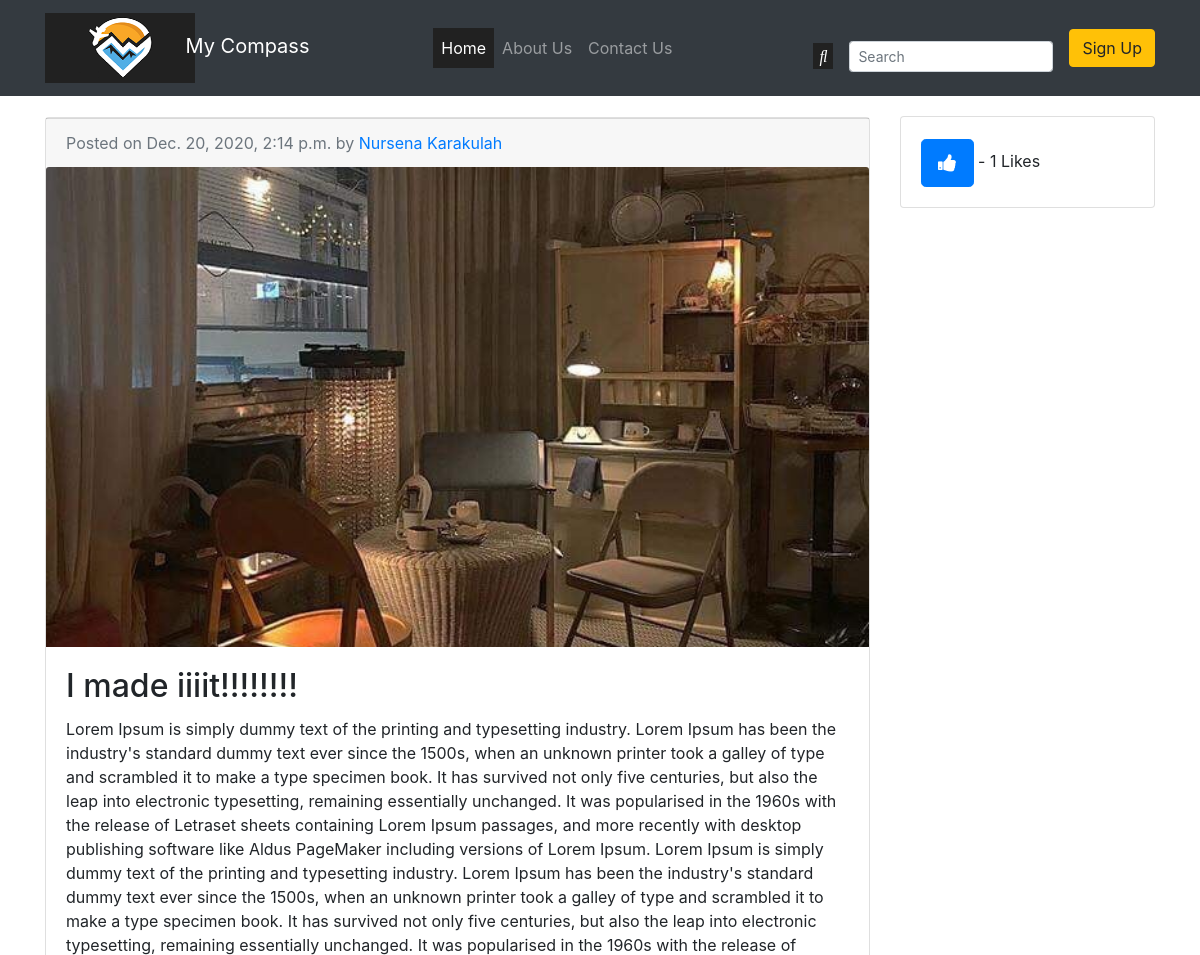
/entry/5/ (upper part), run on an earlier commit of the app's database.
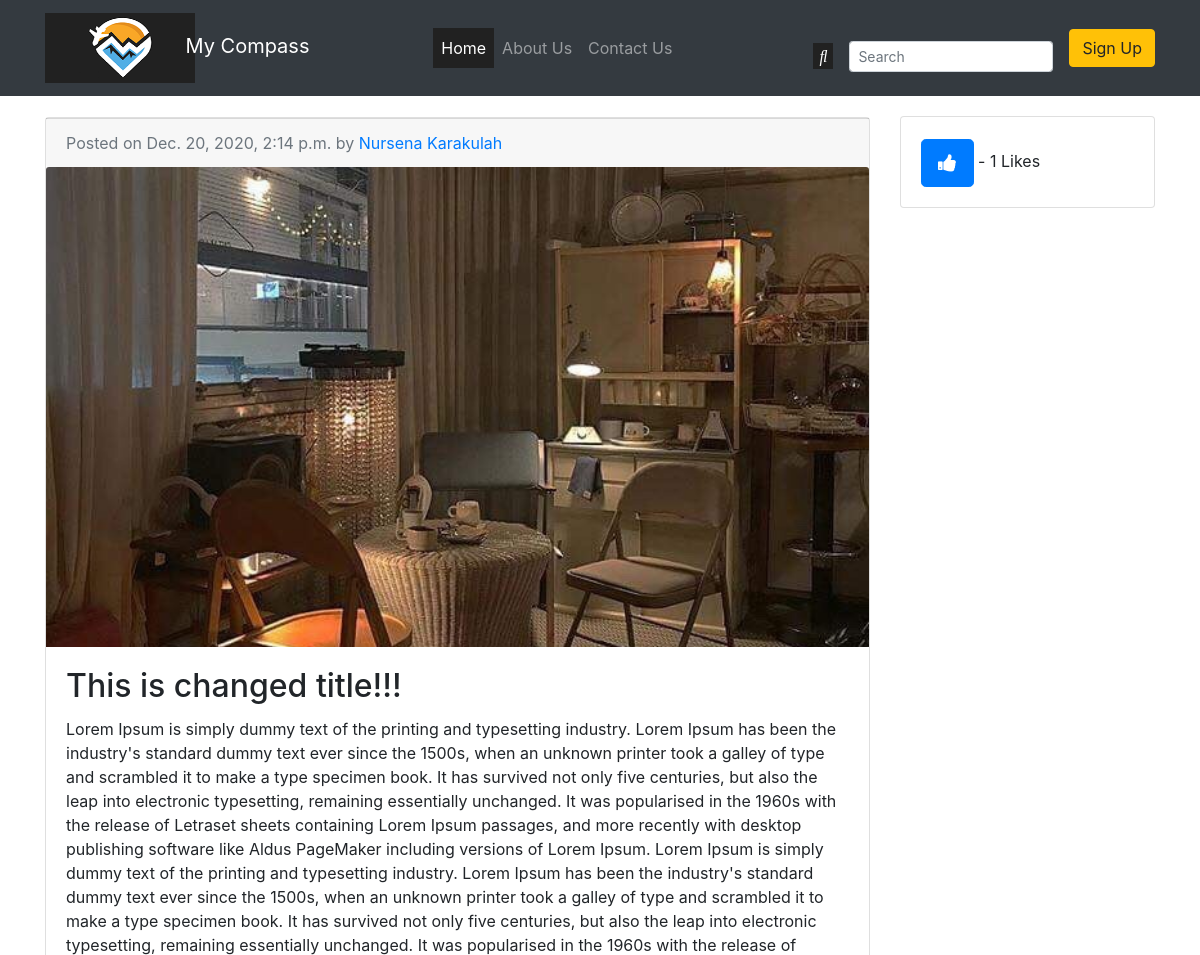
And on a later commit of the database.
### entries/models.py (models this page shows, shortened)
class Entry(models.Model):
    entry_title = models.CharField(max_length=50)
    entry_text = models.TextField()
    entry_date = models.DateTimeField(
        auto_now_add=True)
    entry_author = models.ForeignKey(User,
                                     on_delete=models.CASCADE)
    image = models.ImageField(upload_to='images/',
                              blank=False)  # default image url is deleted because image field made required by the way
    likes = models.ManyToManyField(User, related_name='blog_entries', blank=True, null=True)
    favorites = models.ManyToManyField(User, related_name='entry_favorites', blank=True, null=True)
    class Meta:
        verbose_name_plural = "Entries"
    def total_likes(self):
        return self.likes.count()

### entries/views.py (the view)
# urls.py: path('entry/<int:pk>/', EntryView, name='entry-detail'),
def EntryView(request, pk):
    try:
        entry_commented = get_object_or_404(Entry, pk=pk)
        comments = entry_commented.comments.filter(active=True)
    except Entry.DoesNotExist:
        raise Http404('Data does not exist')
    new_comment = None
    comment_user = request.user
    if request.method == 'POST':
        form = CommentForm(data=request.POST)
        if form.is_valid():
            new_comment = form.save(commit=False)
            new_comment = Comment(commenter=comment_user,
                                  comment_content=form.cleaned_data['comment_content'],
                                  entry=entry_commented)
            new_comment.save()
    else:
        form = CommentForm()
    total_likes = entry_commented.total_likes()
    liked = False
    if entry_commented.likes.filter(pk=request.user.pk).exists():
        liked = True
    favorite = False
    if entry_commented.favorites.filter(pk=request.user.pk).exists():
        favorite = True
    context = {
        'entry': entry_commented,
        'comment_form': form,
        'new_comment': new_comment,
        'comments': comments,
        'total_likes': total_likes,
        'liked': liked,
        'favorite': favorite,
    }
    return render(request, 'entries/entry_detail.html', context)

### entries/forms.py
class CommentForm(forms.ModelForm):
    class Meta:
        model = Comment
        fields = ('comment_content',)

### entries/templates/entries/entry_detail.html (shortened to what this page needs)
{% extends "entries/base.html" %}
{% load static %}
{% block content %}
    <div class="col-md-9">
        <div class="card mb-4" style="margin-top: 3%;">
            <div class="entry-detail-area">
                <div class="card-footer text-muted entry-author-publish-info">
                    Posted on {{ entry.entry_date }} by
                    <a href="{% url 'user_profile' entry.entry_author.profile.pk %}">{{ entry.entry_author.first_name }} {{ entry.entry_author.last_name }}</a>
                </div>
            </div>
            <img class="card-img-top entry-img" src="{{ entry.image.url }}" height=”300” width=”750”
                 alt="Card image cap">
            <div class="card-body">
                <h2 class="card-title">{{ entry.entry_title }}</h2>
                <p class="card-text">{{ entry.entry_text }}</p>
            </div>
        </div>
    </div>
    <div class="col-md-3 edit-delete-like-total">
        <div class="card my-4">
            <div class="card-body">
                <div class="like-entry-area">
                    <form action="{% url 'like_entry' entry.pk %}" method="post">
                        {% if liked %}
                            <button type="submit" name="entry_id" value="{{ entry.id }}"
                                    class="btn btn-danger btn-lg">
                                <i onclick="Like_Up(this)" class="fa fa-thumbs-down"></i>
                            </button>
                        {% else %}
                            <button type="submit" name="entry_id" value="{{ entry.id }}"
                                    class="btn btn-primary btn-lg">
                                <i onclick="Like_Down(this)" class="fa fa-thumbs-up"></i>
                            </button>
                        {% endif %}
                        - {{ total_likes }} Likes
                    </form>
                </div>
            </div>
        </div>
    </div>
{% endblock %}

What changed in the data, as far as the page shows it:
changed Entry "Nursena": entry_title "I made iiiit!!!!!!!!" → "This is changed title!!!"
